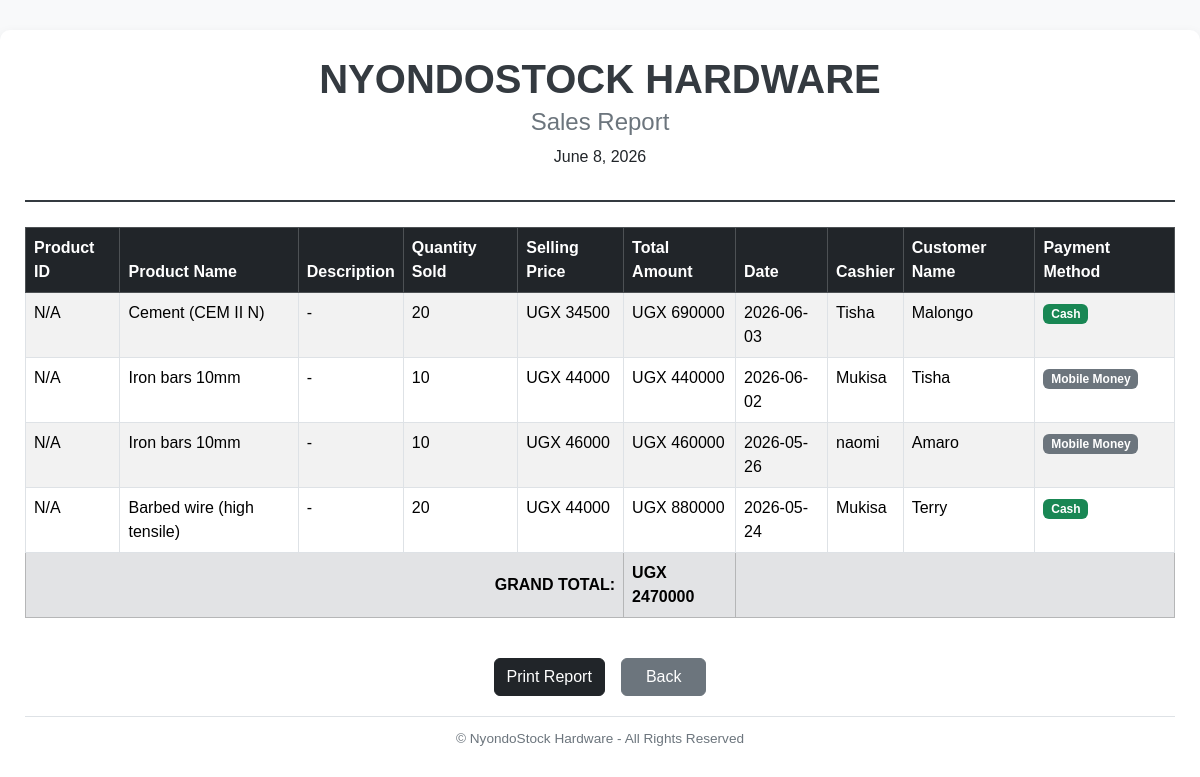
The app's page /sales/report/ with its own data.
### nyondoapp/models.py (models this page shows, shortened)
class Sale(models.Model):
    cashier = models.CharField(max_length=100)
    product_name = models.CharField(max_length=100)  # Store the name directly
    quantity = models.IntegerField()
    selling_price = models.IntegerField()  # Store the price at time of sale
    distance = models.IntegerField(default=0)
    total_amount = models.IntegerField()
    transport_fee = models.IntegerField(default=0)
    date = models.DateField(auto_now_add=True)
    payment = models.CharField(max_length=50)  # Cash, Mobile Money, etc.
    customer_name = models.CharField(max_length=50)
    customer_phone = models.CharField(max_length=20, blank=True)

### nyondoapp/views.py (the view)
# urls.py: path('sales/report/', views.sales_report, name='sales_report'),
def sales_report(request):
    sales = Sale.objects.all().order_by('-date')
    grand_total = sum(sale.total_amount for sale in sales)
    return render(request, 'sales/sales_report.html', {
        'sales': sales,
        'grand_total': grand_total,
    })

### nyondoapp/templates/sales/sales_report.html (shortened to what this page needs)
<!doctype html>
<html lang="en">
<head>
  <link href="https://cdn.jsdelivr.net/npm/bootstrap@5.3.8/dist/css/bootstrap.min.css" rel="stylesheet" />
</head>
<body>
  <div class="report-container">
    <div class="header">
      <h1>NYONDOSTOCK HARDWARE</h1>
      <h4>Sales Report</h4>
      <p>{% now "F j, Y" %}</p>
    </div>
    <div class="table-responsive">
      <table class="table table-bordered table-striped">
        <thead class="table-dark">
          <tr>
            <th>Product ID</th>
            <th>Product Name</th>
            <th>Description</th>
            <th>Quantity Sold</th>
            <th>Selling Price</th>
            <th>Total Amount</th>
            <th>Date</th>
            <th>Cashier</th>
            <th>Customer Name</th>
            <th>Payment Method</th>
          </tr>
        </thead>
        <tbody>
          {% for sale in sales %}
          <tr>
            <td>{{ sale.product_id|default:"N/A" }}</td>
            <td>{{ sale.product_name }}</td>
            <td>{{ sale.description|default:"-" }}</td>
            <td>{{ sale.quantity }}</td>
            <td>UGX {{ sale.selling_price|floatformat:0 }}</td>
            <td>UGX {{ sale.total_amount|floatformat:0 }}</td>
            <td>{{ sale.date|date:"Y-m-d" }}</td>
            <td>{{ sale.cashier }}</td>
            <td>{{ sale.customer_name }}</td>
            <td>
              <span class="badge
                {% if sale.payment == 'Cash' %} bg-success
                {% elif sale.payment == 'Credit' %} bg-warning
                {% else %} bg-secondary {% endif %}">
                {{ sale.payment }}
              </span>
            </td>
          </tr>
          {% empty %}
          <tr>
            <td colspan="10" class="text-center text-muted py-4">No sales records found.</td>
          </tr>
          {% endfor %}
        </tbody>
        <tfoot>
          <tr class="table-secondary fw-bold">
            <td colspan="5" class="text-end">GRAND TOTAL:</td>
            <td>UGX {{ grand_total|default:"0"|floatformat:0 }}</td>
            <td colspan="4"></td>
          </tr>
        </tfoot>
      </table>
    </div>
      <div class="buttons d-flex justify-content-center gap-3 mt-4">
        <button class="btn btn-dark" onclick="window.print()">Print Report</button>
        <a href="{% url 'dashboard_redirect' %}" class="btn btn-secondary px-4">Back</a>
      </div>
    <div class="report-footer">
      <p>&copy; NyondoStock Hardware - All Rights Reserved</p>
    </div>
  </div>
</body>
</html>

### nyondoapp/templates/sales/sales_report.html (style rules this page uses)
body { background: #f8f9fa; font-family: Arial, Helvetica, sans-serif; }
.report-container { max-width: 1300px; margin: 30px auto; background: white; border-radius: 10px; box-shadow: 0 4px 12px rgba(0, 0, 0, 0.08); padding: 25px; }
.header { text-align: center; margin-bottom: 25px; border-bottom: 2px solid #343a40; padding-bottom: 15px; }
.header h1 { color: #343a40; font-weight: bold; margin-bottom: 5px; }
.header h4 { color: #6c757d; }
.report-footer { margin-top: 20px; padding-top: 12px; border-top: 1px solid #dee2e6; text-align: center; color: #6c757d; font-size: 0.85rem; }

### records on screen
Sale: product_id "N/A", product_name "Cement (CEM II N)", description "-", quantity "20", selling_price "34500", total_amount "690000", date "2026-06-03", cashier "Tisha", customer_name "Malongo", payment "Cash"
Sale: product_id "N/A", product_name "Iron bars 10mm", description "-", quantity "10", selling_price "44000", total_amount "440000", date "2026-06-02", cashier "Mukisa", customer_name "Tisha", payment "Mobile Money"
Sale: product_id "N/A", product_name "Iron bars 10mm", description "-", quantity "10", selling_price "46000", total_amount "460000", date "2026-05-26", cashier "naomi", customer_name "Amaro", payment "Mobile Money"
Sale: product_id "N/A", product_name "Barbed wire (high tensile)", description "-", quantity "20", selling_price "44000", total_amount "880000", date "2026-05-24", cashier "Mukisa", customer_name "Terry", payment "Cash"

### other values on screen
{{ grand_total|default:"0"|floatformat:0 }} "2470000"
